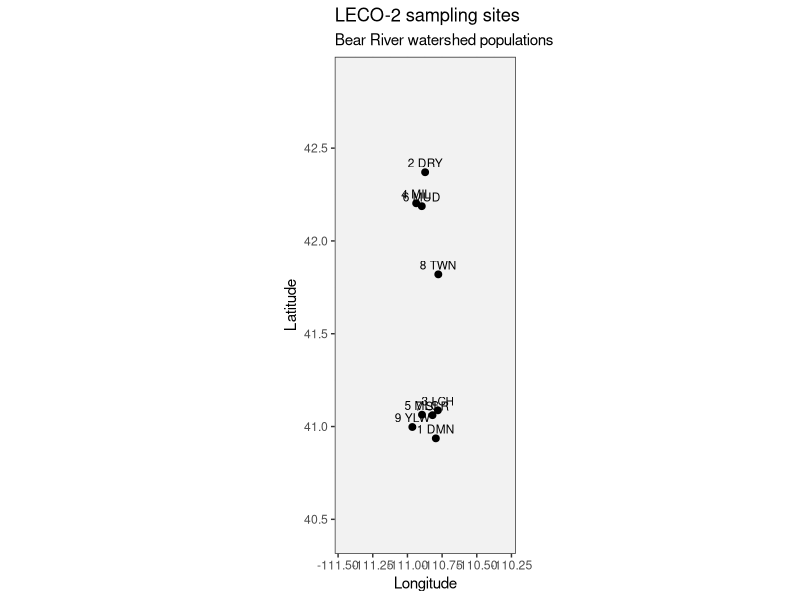
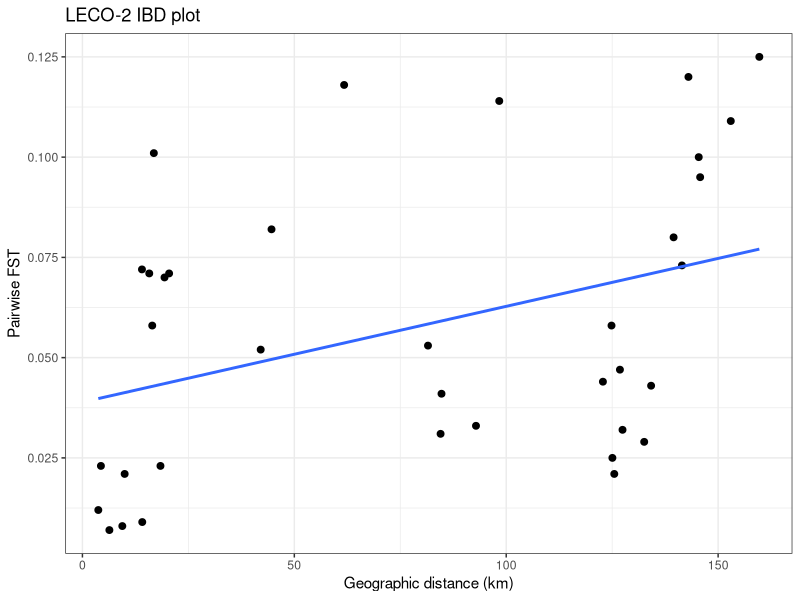

The R source for these figures, in order: (Note: this script raises an error after producing the figures.)

# ============================================================
# LECO-2 | Northern leatherside chub
# Lepidomeda copei
# Blakney et al. 2014, Conservation Genetics
# Bear River watershed populations only
# FST from Supplemental Table 3b
# Coordinates from Supplemental Table 1 (UTM NAD83)
# ============================================================

suppressPackageStartupMessages({
  library(sf)
  library(ggplot2)
  library(dplyr)
  library(geosphere)
})

study_code <- "LECO-2"
study_dir <- "/Users/johnmccall/Library/CloudStorage/OneDrive-TheOhioStateUniversity/Spring_2026/Landgen_DGS/DGS-Patterns-of-Fish-Diversity/DGS-Patterns-of-Fish-Diversity/Objective 2/Data/LECO-2"
out_dir <- file.path(study_dir, "data")

if (!dir.exists(out_dir)) dir.create(out_dir, recursive = TRUE, showWarnings = FALSE)
setwd(study_dir)

# -----------------------------
# 1) site metadata from Supplemental Table 1
# Bear River watershed only
# UTM = NAD83, zone 12 as reported in the supplement
# -----------------------------
site_meta_raw <- data.frame(
  site = 1:9,
  site_code = c("DMN", "DRY", "LCH", "MIL", "MLC", "MUD", "SLR", "TWN", "YLW"),
  site_name = c(
    "Deadman Creek",
    "Dry Fork Smiths Fork",
    "LaChapelle Creek",
    "Mill Creek (MIL)",
    "Mill Creek (MLC)",
    "Muddy Creek",
    "Sulphur Creek",
    "Twin Creek",
    "Yellow Creek"
  ),
  state = c("UT", "WY", "WY", "WY", "WY", "WY", "WY", "WY", "UT"),
  watershed = rep("Bear River", 9),
  subbasin = c(
    "upper Bear River", "middle Bear River", "upper Bear River", "middle Bear River",
    "upper Bear River", "middle Bear River", "upper Bear River", "middle Bear River",
    "upper Bear River"
  ),
  utm_zone = rep(12, 9),
  easting = c(517232, 510500, 518443, 505203, 508823, 508535, 515185, 518484, 502980),
  northing = c(4531725, 4690882, 4548485, 4672296, 4545855, 4670572, 4545586, 4629805, 4538488),
  stringsAsFactors = FALSE
)

# -----------------------------
# 2) convert UTM NAD83 to lat/lon
# -----------------------------
site_sf <- site_meta_raw %>%
  st_as_sf(coords = c("easting", "northing"), crs = 26912, remove = FALSE) %>%
  st_transform(4326) %>%
  arrange(site)

coords_mat <- st_coordinates(site_sf)

LECO_2_coords_full <- site_sf %>%
  st_drop_geometry() %>%
  mutate(
    lon = coords_mat[, "X"],
    lat = coords_mat[, "Y"]
  ) %>%
  select(site, site_code, site_name, state, watershed, subbasin, utm_zone, easting, northing, lat, lon)

LECO_2_coords <- LECO_2_coords_full %>%
  select(site, lat, lon)

stopifnot(nrow(LECO_2_coords) == 9)

# -----------------------------
# 3) pairwise FST from Supplemental Table 3b
# below diagonal in the paper
# make symmetric matrix with 0 diagonal
# -----------------------------
LECO_2_fst <- matrix(0, nrow = 9, ncol = 9)

LECO_2_fst[2, 1] <- 0.125
LECO_2_fst[3, 1] <- 0.101
LECO_2_fst[3, 2] <- 0.120
LECO_2_fst[4, 1] <- 0.073
LECO_2_fst[4, 2] <- 0.070
LECO_2_fst[4, 3] <- 0.058
LECO_2_fst[5, 1] <- 0.058
LECO_2_fst[5, 2] <- 0.100
LECO_2_fst[5, 3] <- 0.021
LECO_2_fst[5, 4] <- 0.047
LECO_2_fst[6, 1] <- 0.080
LECO_2_fst[6, 2] <- 0.071
LECO_2_fst[6, 3] <- 0.044
LECO_2_fst[6, 4] <- 0.012
LECO_2_fst[6, 5] <- 0.025
LECO_2_fst[7, 1] <- 0.072
LECO_2_fst[7, 2] <- 0.095
LECO_2_fst[7, 3] <- 0.023
LECO_2_fst[7, 4] <- 0.032
LECO_2_fst[7, 5] <- 0.007
LECO_2_fst[7, 6] <- 0.021
LECO_2_fst[8, 1] <- 0.114
LECO_2_fst[8, 2] <- 0.118
LECO_2_fst[8, 3] <- 0.053
LECO_2_fst[8, 4] <- 0.082
LECO_2_fst[8, 5] <- 0.041
LECO_2_fst[8, 6] <- 0.052
LECO_2_fst[8, 7] <- 0.031
LECO_2_fst[9, 1] <- 0.071
LECO_2_fst[9, 2] <- 0.109
LECO_2_fst[9, 3] <- 0.023
LECO_2_fst[9, 4] <- 0.043
LECO_2_fst[9, 5] <- 0.008
LECO_2_fst[9, 6] <- 0.029
LECO_2_fst[9, 7] <- 0.009
LECO_2_fst[9, 8] <- 0.033

LECO_2_fst <- LECO_2_fst + t(LECO_2_fst)
diag(LECO_2_fst) <- 0
LECO_2_fst[is.na(LECO_2_fst)] <- 0
LECO_2_fst[LECO_2_fst < 0] <- 0

rownames(LECO_2_fst) <- as.character(LECO_2_coords$site)
colnames(LECO_2_fst) <- as.character(LECO_2_coords$site)

stopifnot(isTRUE(all.equal(LECO_2_fst, t(LECO_2_fst))))
stopifnot(identical(rownames(LECO_2_fst), as.character(LECO_2_coords$site)))

# -----------------------------
# 4) map plot
# show US and Canada, zoom to point extent
# -----------------------------
world_df <- ggplot2::map_data("world") %>%
  filter(region %in% c("USA", "Canada"))

plot_df <- LECO_2_coords_full %>%
  mutate(label = paste0(site, " ", site_code))

x_pad <- max(0.5, diff(range(plot_df$lon)) * 0.10)
y_pad <- max(0.5, diff(range(plot_df$lat)) * 0.10)

p_map <- ggplot() +
  geom_polygon(
    data = world_df,
    aes(x = long, y = lat, group = group),
    fill = "grey95",
    color = "grey70",
    linewidth = 0.2
  ) +
  geom_point(
    data = plot_df,
    aes(x = lon, y = lat),
    size = 2
  ) +
  geom_text(
    data = plot_df,
    aes(x = lon, y = lat, label = label),
    nudge_y = 0.05,
    size = 3
  ) +
  coord_quickmap(
    xlim = c(min(plot_df$lon) - x_pad, max(plot_df$lon) + x_pad),
    ylim = c(min(plot_df$lat) - y_pad, max(plot_df$lat) + y_pad)
  ) +
  labs(
    title = "LECO-2 sampling sites",
    subtitle = "Bear River watershed populations",
    x = "Longitude",
    y = "Latitude"
  ) +
  theme_bw()

print(p_map)

# -----------------------------
# 5) IBD plot
# use straight-line distance for QC plotting only
# -----------------------------
geo_dist_km <- geosphere::distm(
  x = as.matrix(LECO_2_coords[, c("lon", "lat")]),
  fun = geosphere::distHaversine
) / 1000

ibd_df <- data.frame(
  dist_km = geo_dist_km[upper.tri(geo_dist_km)],
  fst = LECO_2_fst[upper.tri(LECO_2_fst)]
)

p_ibd <- ggplot(ibd_df, aes(x = dist_km, y = fst)) +
  geom_point(size = 2) +
  geom_smooth(method = "lm", se = FALSE) +
  labs(
    title = "LECO-2 IBD plot",
    x = "Geographic distance (km)",
    y = "Pairwise FST"
  ) +
  theme_bw()

print(p_ibd)

# -----------------------------
# 6) save outputs
# -----------------------------
save(
  LECO_2_fst,
  LECO_2_coords,
  file = file.path(out_dir, "LECO-2.RData")
)

# optional debug export
# write.csv(LECO_2_coords_full, file.path(out_dir, "LECO-2_site_lookup_debug.csv"), row.names = FALSE)
